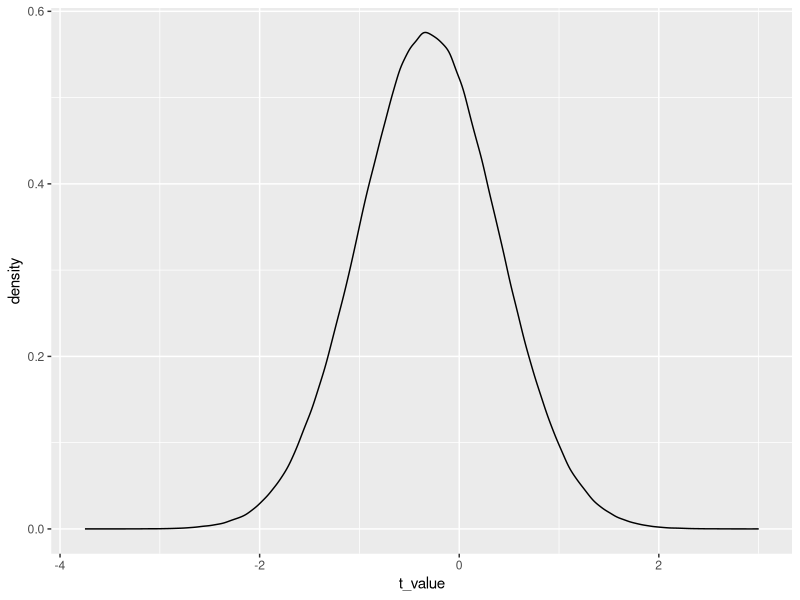

This figure's R source: (Note: this script raises an error after producing the figure.)

library(data.table)
library(ggplot2)
library(magrittr)

rm(list=ls())

## Monte Carlo 

rho <- 0.09    ## correlation factor of portfolio...assuming at 0.09 for trial

m       <- 1000000
alpha   <- 0.5
f_value <- -1.0

sim_dt <- data.table(
  iteration = seq(1, m),
  w1 = rep(alpha, m), 
  v1 = rep(f_value, m),
  w2 = sqrt(1+alpha^2),
  v2 = rnorm(m, mean=0, sd=1)
)  

sim_dt[, w_tot:= w1 + w2]
sim_dt[, t_value := (w1/w_tot)*v1 + (w2/w_tot)*v2]

sim_dt %>% ggplot(aes(x=t_value)) + geom_density()


## Defining variables
rho <- 0.09    ## correlation factor of portfolio...assuming at 0.09 for trial
X <- numeric(M)
threshold <- numeric(M)
iteration <- numeric(M)
set.seed(777)
Z <- rnorm(M, mean=0, sd=1)   ## generating common risk factor
Zvar <- rnorm(M, mean=0, sd=1)  ## generating N idiosyncratic risk factors

for (m in 1:M) {
  iteration[m] <- m
  X[m] <- sqrt(rho)*Z[m] + sqrt(1-rho)*Zvar[m]
  threshold[m] <- qnorm(0.08, mean=0, sd=1)  ## PD set at 8%
}
sim <- data.table(cbind(iteration,X,threshold))

library(dplyr)
sim <- mutate(sim, Default = (X < threshold))




## Monte Carlo 
M <- 10000  

## Defining variables
rho <- 0.09    ## correlation factor of portfolio...assuming at 0.09 for trial
X <- numeric(M)
threshold <- numeric(M)
iteration <- numeric(M)
set.seed(777)
Z <- rnorm(M, mean=0, sd=1)   ## generating common risk factor
Zvar <- rnorm(M, mean=0, sd=1)  ## generating N idiosyncratic risk factors

for (m in 1:M) {
  iteration[m] <- m
  X[m] <- sqrt(rho)*Z[m] + sqrt(1-rho)*Zvar[m]
  threshold[m] <- qnorm(0.08, mean=0, sd=1)  ## PD set at 8%
}
sim <- data.table(cbind(iteration,X,threshold))

library(dplyr)
sim <- mutate(sim, Default = (X < threshold))